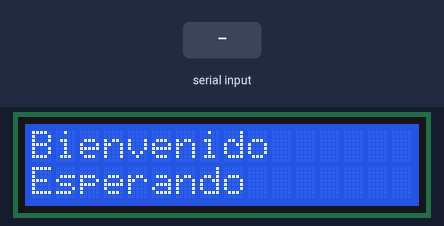
Bench run of a sketch on a simulated Arduino Uno, built with avr-gcc and run on an emulated ATmega328P. On the bench: 16×2 character LCD. The test bench sets the inputs (shaded band).

Above: at 1.2 s.
1.3 s: "A\n" received over Serial
At 1.7 s:
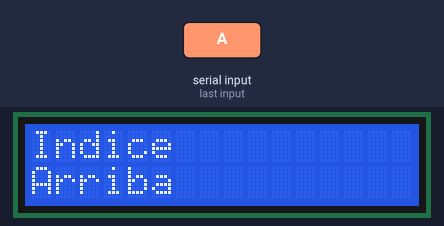
2.8 s: byte 66 ('B') received over Serial
At 4.0 s:
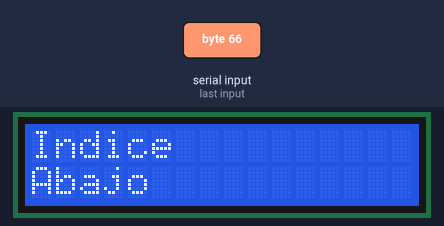
4.3 s: byte 67 ('C') received over Serial
At 5.2 s:
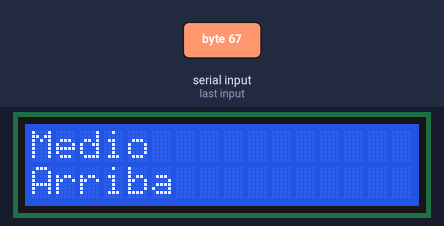
5.8 s: byte 68 ('D') received over Serial
At 6.3 s:
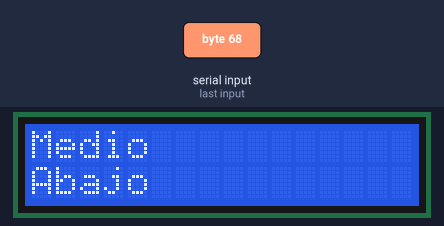
7.3 s: byte 69 ('E') received over Serial
At 8.5 s:
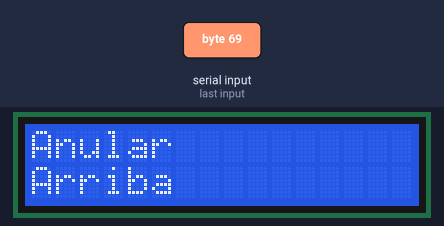
8.8 s: byte 71 ('G') received over Serial
At 9.8 s:
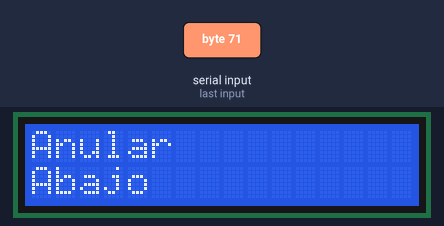
Timing chart, 0 to 11.3 s (numbered marks = the images above; inputs shaded):
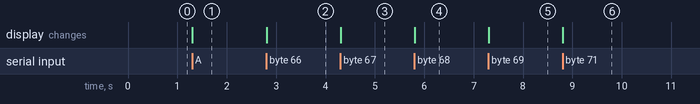

Measured:
- after the input at 1.3 s, the display: changes at once (image 1)
- after the input at 2.8 s, the display: changes at once (image 2)
- after the input at 4.3 s, the display: changes at once (image 3)
- after the input at 5.8 s, the display: changes at once (image 4)
- after the input at 7.3 s, the display: changes at once (image 5)
- after the input at 8.8 s, the display: changes at once (image 6)

The sketch:

P-ASER.ino
```cpp
/*
   Comunicación LV-Arduino
   Recepción de cadena de caracteres
   NOTAS: Agregar un mensaje que indique que no ha llegado nada, agregar el armador de textos:) y realizar la interfaz en Python...
*/
//Se utilizara una pantalla LCD para verificar que los datos recibidos sean correctos
#include <LiquidCrystal.h>
int pos = 60;
//Variables para recibir cadena de caracteres
char lecturaDato = "";
String bufferString = "";
const int rs = 12, en = 11, d4 = 2, d5 = 3, d6 = 4, d7 = 5;

LiquidCrystal lcd(rs, en, d4, d5, d6, d7);

//
int visualizarFrase = 8;
bool banderaD8 = false;

void setup() {
  lcd.begin(16, 2);
  lcd.clear ();
  lcd.print("Bienvenido");
  lcd.setCursor (0, 1);
  lcd.print ("Esperando");
  Serial.begin(9600);
  pinMode (visualizarFrase, INPUT);

}
void recepcionDatos ()
{
  do {
    if (Serial.available())
    {
      lecturaDato = Serial.read();
      bufferString += lecturaDato; // bufferString = (char)Serial.read() + bufferString
      Serial.println (lecturaDato);
      if (lecturaDato == '\n')
      {
        Serial.println(bufferString);
        break;
      }
    }
  } while (true);

  lcd.clear ();
  lcd.print("Mensaje");
  lcd.setCursor (0, 1);
  lcd.print ("Recibido");
}


void loop() {
  if (Serial.available() > 0)
  {
    lecturaDato = Serial.read();
    if (lecturaDato == 'A')
    {
      lcd.clear ();
      lcd.setCursor (0, 0);
      lcd.print ("Indice");
      lcd.setCursor (0, 1);
      lcd.print ("Arriba");
      bufferString = "";
      lecturaDato = "";
      delay (200);
    }
    if (lecturaDato == 'B')
    {
      lcd.clear ();
      lcd.setCursor (0, 0);
      lcd.print ("Indice");
      lcd.setCursor (0, 1);
      lcd.print ("Abajo");
      bufferString = "";
      lecturaDato = "";
      delay (200);
    }
    if (lecturaDato == 'C')
    {
      lcd.clear ();
      lcd.setCursor (0, 0);
      lcd.print ("Medio");
      lcd.setCursor (0, 1);
      lcd.print ("Arriba");
      bufferString = "";
      lecturaDato = "";
      delay (200);
    }
    if (lecturaDato == 'D')
    {
      lcd.clear ();
      lcd.setCursor (0, 0);
      lcd.print ("Medio");
      lcd.setCursor (0, 1);
      lcd.print ("Abajo");
      bufferString = "";
      lecturaDato = "";
      delay (200);
    }
    if (lecturaDato == 'E')
    {
      lcd.clear ();
      lcd.setCursor (0, 0);
      lcd.print ("Anular");
      lcd.setCursor (0, 1);
      lcd.print ("Arriba");
      bufferString = "";
      lecturaDato = "";
      delay (200);
    }
    if (lecturaDato == 'G')
    {
      lcd.clear ();
      lcd.setCursor (0, 0);
      lcd.print ("Anular");
      lcd.setCursor (0, 1);
      lcd.print ("Abajo");
      bufferString = "";
      lecturaDato = "";
      delay (200);
    }
    if (lecturaDato == 'J')
    {
      lcd.clear ();
      lcd.setCursor (0, 0);
      lcd.print ("Menhique");
      lcd.setCursor (0, 1);
      lcd.print ("Arriba");
      bufferString = "";
      lecturaDato = "";
      delay (200);
    }
    if (lecturaDato == 'K')
    {
      lcd.clear ();
      lcd.setCursor (0, 0);
      lcd.print ("Menhique");
      lcd.setCursor (0, 1);
      lcd.print ("Abajo");
      bufferString = "";
      lecturaDato = "";
      delay (200);
    }
        if (lecturaDato == '1')
    {
      lcd.clear ();
      lcd.setCursor (0, 0);
      lcd.print ("Pulgar");
      lcd.setCursor (0, 1);
      lcd.print ("Arriba");
      bufferString = "";
      lecturaDato = "";
      delay (200);
    }
    if (lecturaDato == '2')
    {
      lcd.clear ();
      lcd.setCursor (0, 0);
      lcd.print ("Pulgar");
      lcd.setCursor (0, 1);
      lcd.print ("Abajo");
      bufferString = "";
      lecturaDato = "";
      delay (200);
    }
  }
}
```
